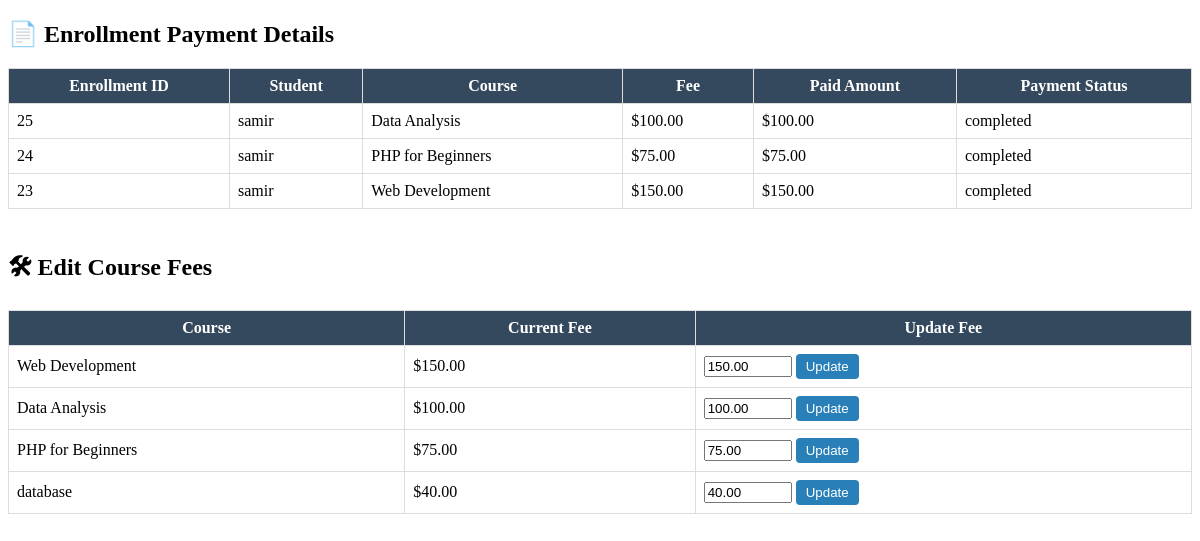
/Admin/system_settings.php (signed in), run on the app's committed database.
### tables this page shows
CREATE TABLE `enrollments` (
  `id` int(11) NOT NULL,
  `user_id` int(11) DEFAULT NULL,
  `course_id` int(11) DEFAULT NULL,
  `payment_status` enum('pending','completed') NOT NULL DEFAULT 'pending',
  `payment_amount` decimal(10,2) DEFAULT NULL
);

CREATE TABLE `users` (
  `id` int(11) NOT NULL,
  `name` varchar(100) NOT NULL,
  `email` varchar(100) NOT NULL,
  `password` varchar(255) NOT NULL,
  `role` enum('student','teacher','admin') NOT NULL,
  `phone` int(20) NOT NULL
);

CREATE TABLE `courses` (
  `id` int(11) NOT NULL,
  `name` varchar(100) DEFAULT NULL,
  `fee` decimal(10,2) DEFAULT NULL,
  `description` text DEFAULT NULL
);

### Admin/system_settings.php (the view, shortened to what this page needs)
<?php
include 'db.php';
$sql = "SELECT e.id AS enrollment_id, u.name AS student_name, c.name AS course_name, c.fee, e.payment_status, e.payment_amount
        FROM enrollments e
        JOIN users u ON e.user_id = u.id
        JOIN courses c ON e.course_id = c.id
        ORDER BY e.id DESC";
$result = $conn->query($sql);
$courses = $conn->query("SELECT id, name, fee FROM courses ORDER BY id ASC");
?>
<!DOCTYPE html>
<html lang="en">
<head>
</head>
<body>
<h2>📄 Enrollment Payment Details</h2>
<table>
    <thead>
    <tr>
        <th>Enrollment ID</th>
        <th>Student</th>
        <th>Course</th>
        <th>Fee</th>
        <th>Paid Amount</th>
        <th>Payment Status</th>
    </tr>
    </thead>
    <tbody>
    <?php while ($row = $result->fetch_assoc()): ?>
        <tr>
            <td><?= htmlspecialchars($row['enrollment_id']) ?></td>
            <td><?= htmlspecialchars($row['student_name']) ?></td>
            <td><?= htmlspecialchars($row['course_name']) ?></td>
            <td>$<?= htmlspecialchars(number_format($row['fee'] ?? 0, 2)) ?></td>
            <td>$<?= htmlspecialchars(number_format($row['payment_amount'] ?? 0, 2)) ?></td>
            <td><?= htmlspecialchars($row['payment_status']) ?></td>
        </tr>
    <?php endwhile; ?>
    </tbody>
</table>
<h2>🛠 Edit Course Fees</h2>
<table>
    <thead>
    <tr>
        <th>Course</th>
        <th>Current Fee</th>
        <th>Update Fee</th>
    </tr>
    </thead>
    <tbody>
    <?php while ($course = $courses->fetch_assoc()): ?>
        <tr>
            <td><?= htmlspecialchars($course['name']) ?></td>
            <td>$<?= htmlspecialchars(number_format($course['fee'] ?? 0, 2)) ?></td>
            <td>
                <form method="post">
                    <input type="number" step="0.01" name="new_fee" value="<?= $course['fee'] ?? 0 ?>" required>
                    <button type="submit" name="update_fee" class="button">Update</button>
                </form>
            </td>
        </tr>
    <?php endwhile; ?>
    </tbody>
</table>
</body>
</html>

### Admin/system_settings.php (style rules this page uses)
table { border-collapse: collapse; width: 100%; margin-bottom: 40px; }
th, td { border: 1px solid #ddd; padding: 8px; }
th { background: #34495e; color: white; }
form { display: inline; }
input[type="number"] { width: 80px; }
.button { padding: 5px 10px; background: #2980b9; color: white; border: none; border-radius: 4px; }

### data on the page
enrollments: id "25", user.name "samir", course.name "Data Analysis", course.fee "100.00", payment_amount "100.00", payment_status "completed"
enrollments: id "24", user.name "samir", course.name "PHP for Beginners", course.fee "75.00", payment_amount "75.00", payment_status "completed"
enrollments: id "23", user.name "samir", course.name "Web Development", course.fee "150.00", payment_amount "150.00", payment_status "completed"
courses: name "Web Development", fee "150.00", new_fee "150.00"
courses: name "Data Analysis", fee "100.00", new_fee "100.00"
courses: name "PHP for Beginners", fee "75.00", new_fee "75.00"
courses: name "database", fee "40.00", new_fee "40.00"
